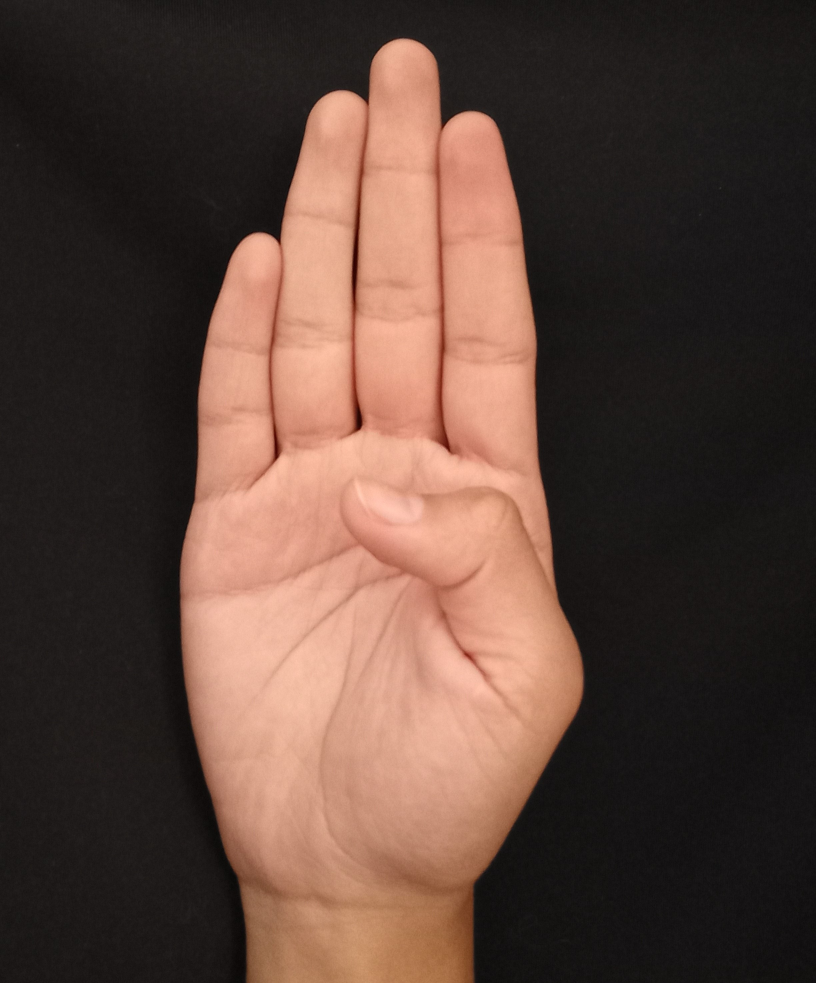
#> input picture Images/B_dark.jpg, 2447 x 2949 px, found by its file name (shown at 1/3 size)
$ python deteccionbordes.py
#> lines starting #> are read from the running program, lines starting #| are printed output that depends on the picture
## Detección de bordes
# Librerias necesarias
from skimage import io
from skimage import filters
from skimage.color import rgb2gray
import matplotlib.pyplot as plt

# Abrimos la imagen
imagen = io.imread("Images/B_dark.jpg")
#> imagen is the input picture: shape (2949, 2447, 3); mean R, G, B 91.5, 68, 58.4
imagen_g = rgb2gray(imagen)
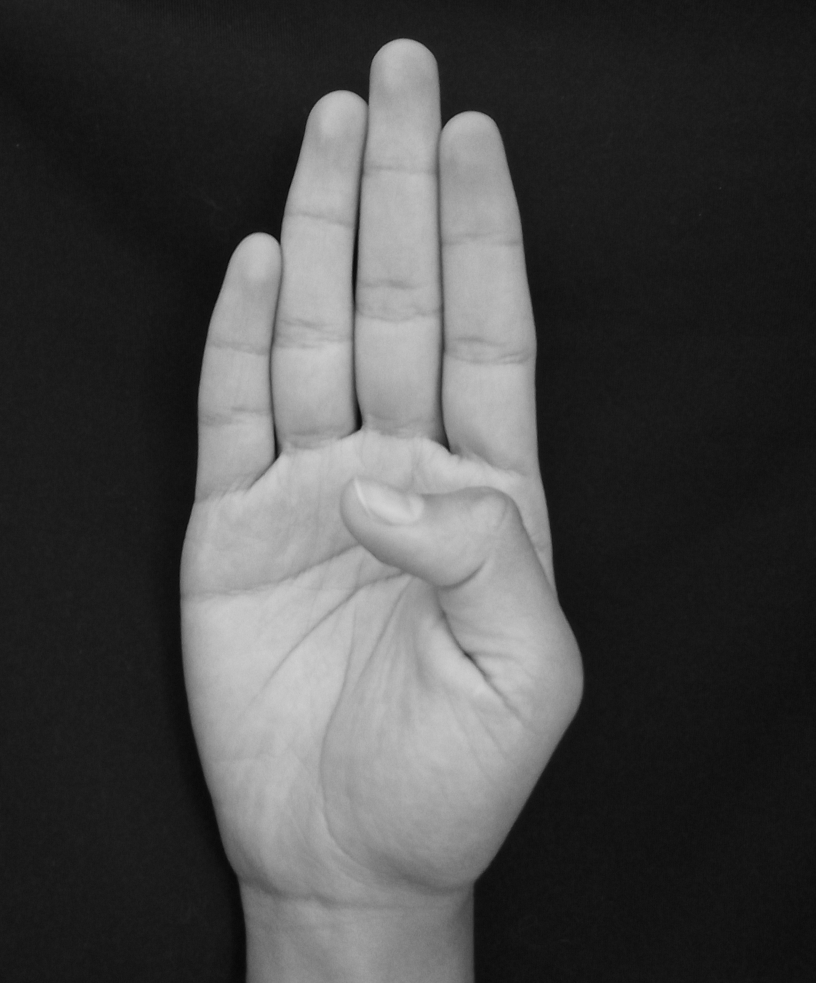
#> imagen_g: shape (2949, 2447) float64 (shown at 1/3 size); min 0.0173, max 0.845, mean 0.283

# Filtros: sobel, roberts, prewitt
filtros = [filters.sobel, filters.roberts, filters.prewitt]

for filtro in filtros:
    # Aplicamos cada uno de los filtros
    img_fil = filtro(imagen_g)

    # Mostramos los resultados
    #plt.imshow(img_fil)
    #plt.show()

    plt.subplot(211)
    io.imshow(imagen)
    plt.subplot(212)
    io.imshow(img_fil)
    io.show()
#> this loop made 3 passes
#> pass 1, `img_fil = filtro(imagen_g)`:
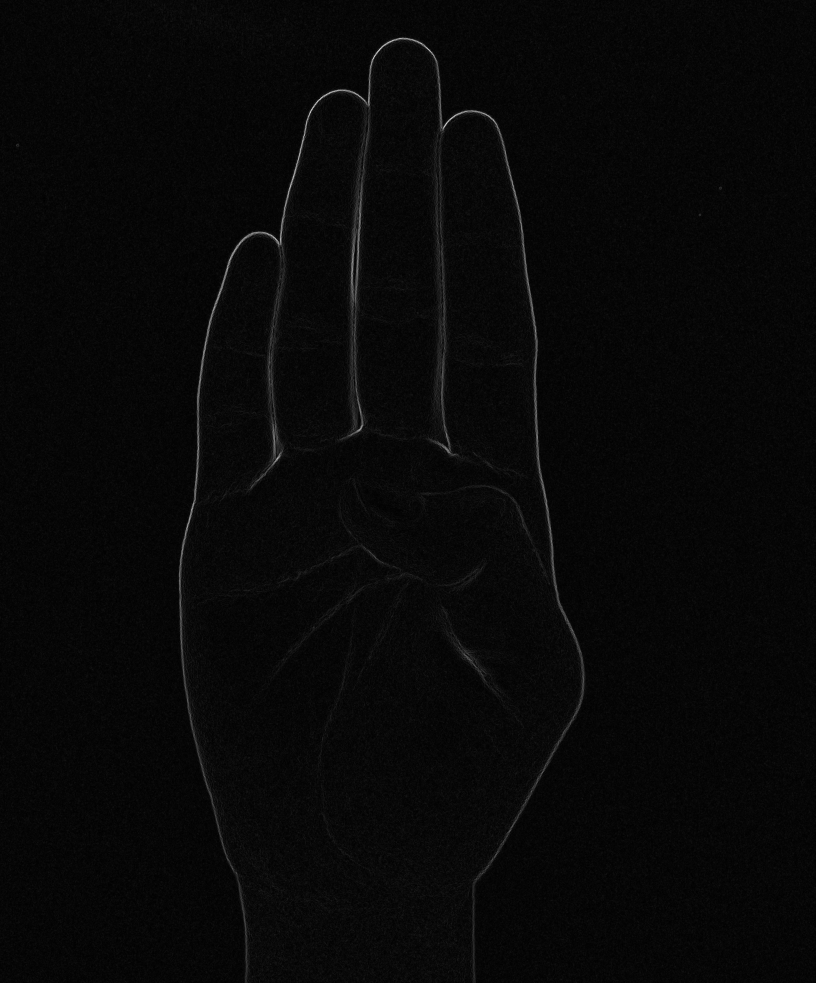
#> img_fil: shape (2949, 2447) float64 (shown at 1/3 size); min 0, max 0.228, mean 0.00758; drawn with min black and max white
#> pass 1, `io.show()`:
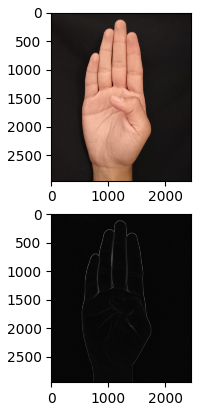
#> figure drawn by matplotlib, 2 panels

$ run again, with Images/A2.jpg copied over Images/B_dark.jpg
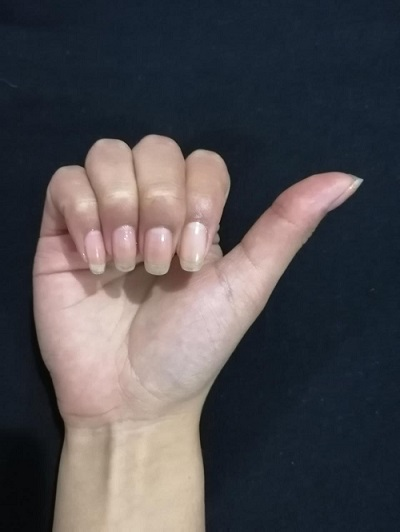
#> input picture Images/A2.jpg, 400 x 532 px, found by its file name
#> imagen is the input picture: shape (532, 400, 3); mean R, G, B 79, 76.2, 79.9
#> the loop `for filtro in filtros:` made 3 passes
#> pass 1, `img_fil = filtro(imagen_g)`:
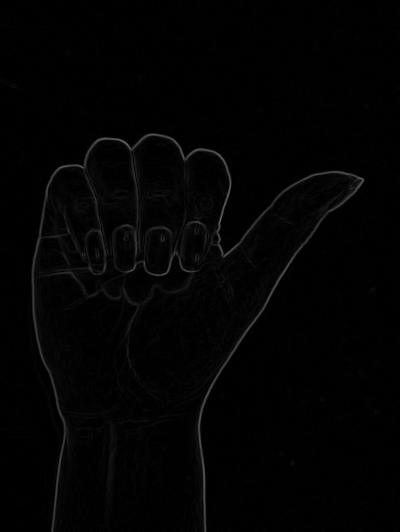
#> img_fil: shape (532, 400) float64; min 0, max 0.414, mean 0.0131
#> pass 1, `io.show()`:
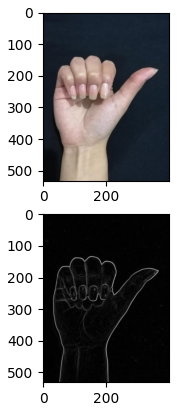
#> figure drawn by matplotlib, 2 panels

$ run again, with Images/Ay.jpg copied over Images/B_dark.jpg
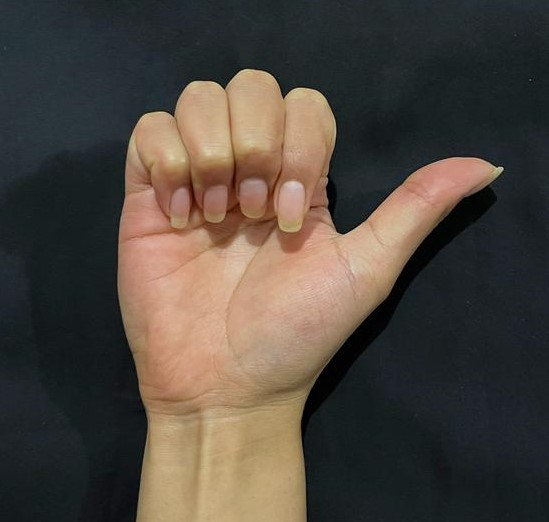
#> input picture Images/Ay.jpg, 549 x 522 px, found by its file name
#> imagen is the input picture: shape (522, 549, 3); mean R, G, B 78.5, 70.4, 62.6
#> the loop `for filtro in filtros:` made 3 passes
#> pass 1, `img_fil = filtro(imagen_g)`:
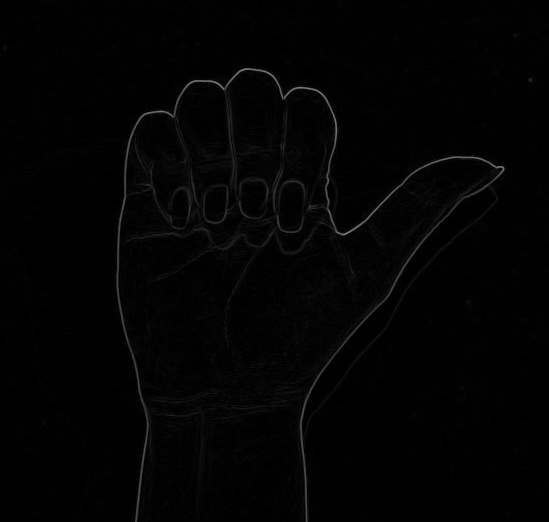
#> img_fil: shape (522, 549) float64; min 0, max 0.509, mean 0.0128
#> pass 1, `io.show()`:
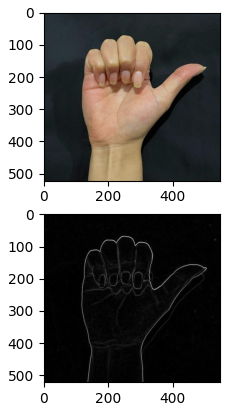
#> figure drawn by matplotlib, 2 panels
